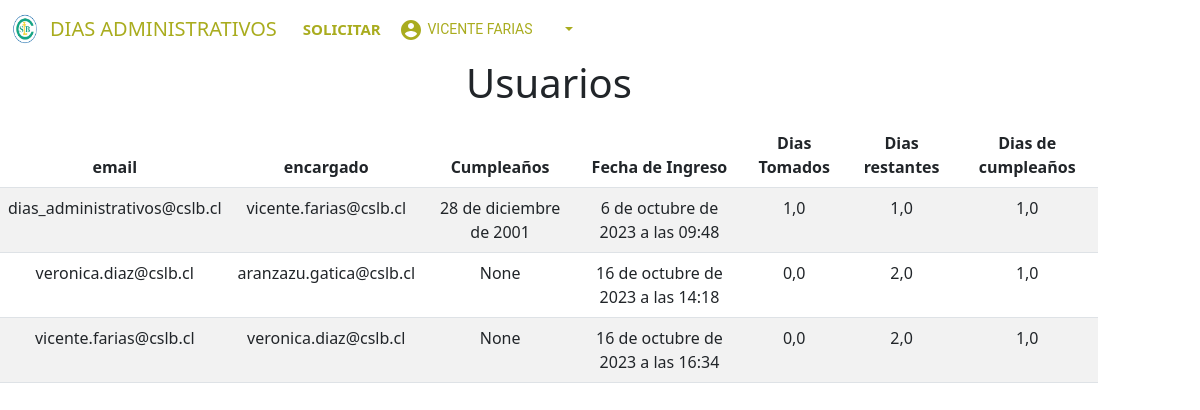
The app's page /usuarios/ (signed in), older data.
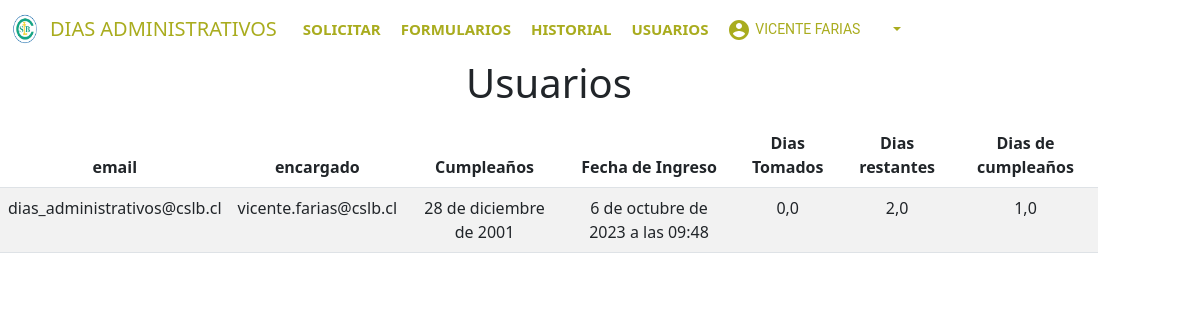
The same page, newer data.
### proyectoapp/models.py (models this page shows, shortened)
class User(AbstractUser):
    password = models.CharField(max_length=100, verbose_name='contraseña', default="1320")
    username = models.CharField(max_length=150, unique=True)
    first_name = models.CharField(max_length=30)
    last_name = models.CharField(max_length=30)
    email = models.EmailField(unique=True, blank=True, null=True)
    jefe = models.EmailField('correo jefe', max_length=254)
    jefe_id = models.IntegerField(default=None, null=True, blank=True)
    grupo_encargado_id = models.IntegerField(default=None, null=True, blank=True)  # Campo para almacenar group_id
    is_superuser = models.BooleanField(default=False)
    birthday = models.DateField('Cumpleaños',blank=True, null=True)
    date_joined = models.DateTimeField('Fecha Ingreso', default=timezone.now)
    dias_tomados = models.FloatField(default=0, verbose_name='Días Tomados')
    dias_restantes = models.FloatField(default=2, verbose_name='Días Restantes')
    dias_cumpleaños = models.FloatField(default=1, verbose_name='Días cumpleaños')

### proyectoapp/views.py (the view)
# urls.py: path('usuarios/', login_required(views.usuarios), name='usuarios'),
def usuarios(request):
    usuario = request.user
    cursor = connection.cursor()
    cursor.execute("SELECT group_id FROM proyectoapp_user_groups WHERE user_id = %s", [usuario.id])
    group_id = cursor.fetchone()[0]  # Obtiene el primer valor de la consulta
    if group_id in [10, 4]:  # Verifica si group_id está en la lista [1, 2, 4]
        userListados = User.objects.filter(grupo_encargado_id=group_id).order_by('email')
    elif group_id in [11]:
        userListados = User.objects.order_by('email')
    else:
        pass
    return render(request, "proyectoapp/usuarios.html", {"usuarios": userListados})

### proyectoapp/templates/proyectoapp/usuarios.html (shortened to what this page needs)
{% extends "../base.html" %} {% load crispy_forms_tags%} {% load static %}
{%block content%}
<!DOCTYPE html>
<html lang="en">
<head>
    <link rel="stylesheet" type="text/css" href='{% static "CSS/body_nav.css"%}' />
    <link rel="stylesheet" type="text/css" href='{% static "CSS/style_so.css"%}' />
    <link href="https://cdn.jsdelivr.net/npm/bootstrap@5.3.0-alpha1/dist/css/bootstrap.min.css" rel="stylesheet"
 />
    <link rel="stylesheet" href="https://cdnjs.cloudflare.com/ajax/libs/font-awesome/4.7.0/css/font-awesome.min.css" />
    <link rel="stylesheet" href="https://cdnjs.cloudflare.com/ajax/libs/animate.css/4.1.1/animate.min.css" />
</head>
<body>
    <div class="row" style="text-align: center;">
        <div class="col-sm-12 col-md-6 col-lg-12 col-xl-11">
            <h1>Usuarios</h1>
            <div class="table-responsive py-2">
                <table class="table table-striped">
                    <thead>
                        <tr>
                            <th>email</th>
                            <th>encargado</th>
                            <th>Cumpleaños</th>
                            <th>Fecha de Ingreso</th>
                            <th>Dias Tomados</th>
                            <th>Dias restantes</th>
                            <th>Dias de cumpleaños</th>
                        </tr>
                    </thead>
                    <tbody>
                        {% if usuarios %}
                        {% for c in usuarios %}
                        <tr>
                            <td>{{c.email}}</td>
                            <td>{{c.jefe}}</td>
                            <td>
                                {{c.birthday}}
                            </td>
                            <td>
                                {{c.date_joined}}
                            </td>
                            <td>{{c.dias_tomados}}</td>
                            <td>{{c.dias_restantes}}</td>
                            <td>{{c.dias_cumpleaños}}</td>
                        </tr>
                        {% endfor %}
                        {% else %}
                        <tr>
                            <td style="text-align: center;" colspan="10">No se registran usuarios.</td>
                        </tr>
                        {% endif %}
                    </tbody>
                </table>
            </div>
        </div>
    </div>
</body>
</html>
{% endblock %}

### proyectoapp/templates/base.html (shortened to what this page needs)
<!DOCTYPE html>
{% load static %}
<html lang="en">
  <head>
  <link rel=" stylesheet" type="text/css" href='{% static "CSS/body_nav.css" %}'>
  <link rel=" stylesheet" type="text/css" href='{% static "CSS/botton.css" %}'>
  <link href="https://cdn.jsdelivr.net/npm/bootstrap@5.3.0/dist/css/bootstrap.min.css" rel="stylesheet">
  <link rel="stylesheet" href="https://cdnjs.cloudflare.com/ajax/libs/font-awesome/4.7.0/css/font-awesome.min.css">
  <link rel="stylesheet" href="https://cdnjs.cloudflare.com/ajax/libs/animate.css/4.1.1/animate.min.css" />
  </head>
  <body>
    <nav class="navbar navbar-expand-lg" id="nav-menu">
      <img class="animate__animated animate__bounce" src='{% static "../media/image/cslb.png" %}'alt="10" width="50"height="30"/>
      <a class="navbar-brand elemento" id="nav-menu" style="background: #4f4f4f00"href='{% url "index" %}'>DIAS ADMINISTRATIVOS</a>
        {% if request.user.is_authenticated %}
          <div class="collapse navbar-collapse" id="navbarSupportedContent">
            <ul class="navbar-nav">
              <li class="nav-item">
                <a class="nav-link" href='{% url "formulario" %}'>SOLICITAR</a>
              </li>
              {% if request.user.is_superuser %}
              <li class="nav-item">
                <a class="nav-link" href='{% url "Listado" %}'>Formularios</a>
              </li>
              <li class="nav-item">
                <a class="nav-link" href='{% url "historial" %}'>Historial</a>
              </li>
              <li class="nav-item">
                <a class="nav-link" href='{% url "usuarios" %}'>Usuarios</a>
              </li>
              {%endif%}
            </ul>
              <div class="dropdown navbar-nav">
                <button class="css-nav dropdown-toggle dropdownp"type="button"data-bs-toggle="dropdown">
                  <span>
                  </span>
                  <p class="css-menu-caja">
                  {% if request.user.is_authenticated %}
                    <li><a  class="dropdown-item dropdown_sub css-nav">{{user.username | upper }}</a></li>
                  {% else %}
                    <li><a  class="dropdown-item dropdown_sub css-nav">PERFIL</a></li>
                  {%endif%}
                    </p>
                      <svg class="css-menu-int" focusable="false" aria-hidden="true"></svg>
                </button>
              </div>
          </div>
        {%endif%}
    </nav>
  {%block content%}
  {% endblock %}
  </body>
</html>

Row changes from the older to the newer data that the page shows:
no longer on one of the page's lists (row edited): User: email "vicente.farias@cslb.cl", jefe "veronica.diaz@cslb.cl", birthday "None", date_joined "16 de octubre de 2023 a las 16:34", dias_tomados "0,0", dias_restantes "2,0", dias_cumpleaños "1,0"
no longer on this page (row unchanged): User: email "veronica.diaz@cslb.cl", jefe "aranzazu.gatica@cslb.cl", birthday "None", date_joined "16 de octubre de 2023 a las 14:18", dias_tomados "0,0", dias_restantes "2,0", dias_cumpleaños "1,0"
changed User "VICENTE FARIAS": is_superuser False → True (drawn)
changed User "dias_administrativos@cslb.cl": dias_tomados "1,0" → "0,0"; dias_restantes "1,0" → "2,0"
Text that changed along with them:
text now shown: "FORMULARIOS HISTORIAL USUARIOS"
